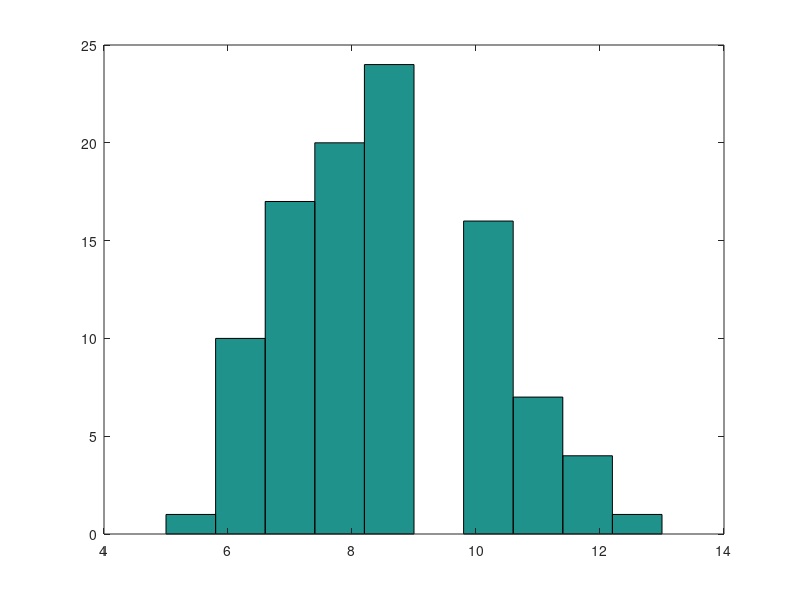

Source code (MATLAB):
x=[];
round=100;
for i=1:round
    count=0;
    sam=0;
    while(sam<=4)
        sam=sam+rand();
        count=count+1;
    end
    x(i)=count;
end
hist(x)
E=sum(x)/round
        